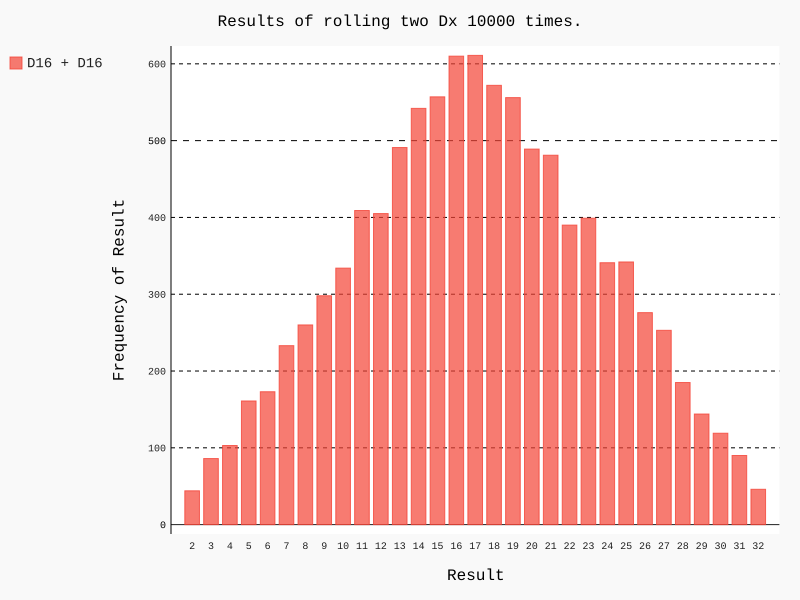

Write the Python code that produced this figure.
import pygal
from die import Die

die_1 = Die(16)
die_2 = Die(16)

results = []
for roll_num in range(10000):
    result = die_1.roll() + die_2.roll()
    results.append(result)

frequencies = []
max_sides = die_1.num_sides + die_2.num_sides
for i in range(2, max_sides + 1):
    frequency = results.count(i)
    frequencies.append(frequency)

hist = pygal.Bar()

hist.title = "Results of rolling two Dx 10000 times."
hist.x_labels = [str(x) for x in range(2, max_sides + 1)]
hist.x_title = "Result"
hist.y_title = "Frequency of Result"

hist.add(f'D{die_1.num_sides} + D{die_2.num_sides}', frequencies)
hist.render_to_file('die_visual.svg')
